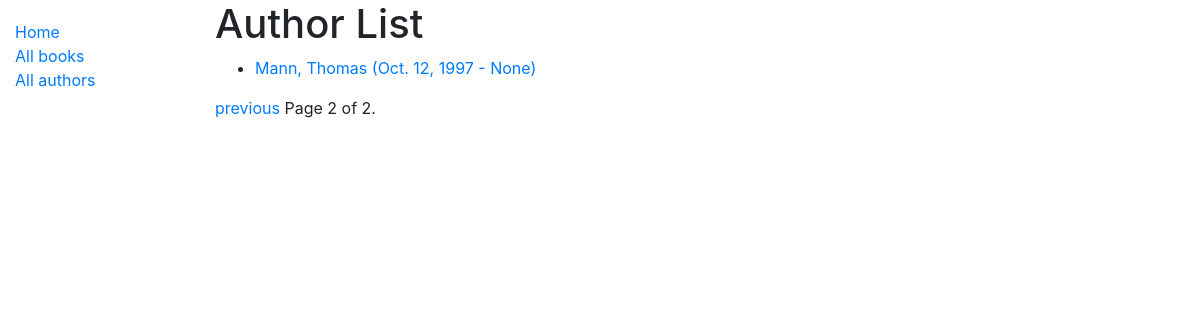
The page /catalog/authors/?page=2 on the database its author committed.
### catalog/models.py (models this page shows, shortened)
class Author(models.Model):
    first_name = models.CharField(max_length=100)
    last_name = models.CharField(max_length=100)
    date_of_birth = models.DateField(null=True, blank=True)
    date_of_death = models.DateField('Died', null=True, blank=True)
    class Meta:
        ordering = ['last_name', 'first_name']
    def get_absolute_url(self):
        return reverse('author-detail', args=[str(self.id)])

### catalog/views.py (the view)
# urls.py: path('authors/', views.AuthorListView.as_view(), name='authors'),
class AuthorListView(generic.ListView):
    model = Author
    paginate_by = 1

### catalog/templates/catalog/author_list.html
{% extends "base_generic.html" %}
{% block content %}
  <h1>Author List</h1>
  {% if author_list %}
  <ul>
    {% for author in author_list %}
      <li>
        <a href="{{ author.get_absolute_url }}">{{ author.last_name }}, {{author.first_name}} ({{author.date_of_birth}} - {{author.date_of_death}}) </a>
      </li>
    {% endfor %}
  </ul>
  {% else %}
    <p>There are no books in the library.</p>
  {% endif %}
{% endblock %}

### rows shown on the page
Author: last_name "Mann", first_name "Thomas", date_of_birth "Oct. 12, 1997", date_of_death "None"

### other values the page prints
{{ page_obj.number }} "2"
{{ page_obj.paginator.num_pages }} "2"
